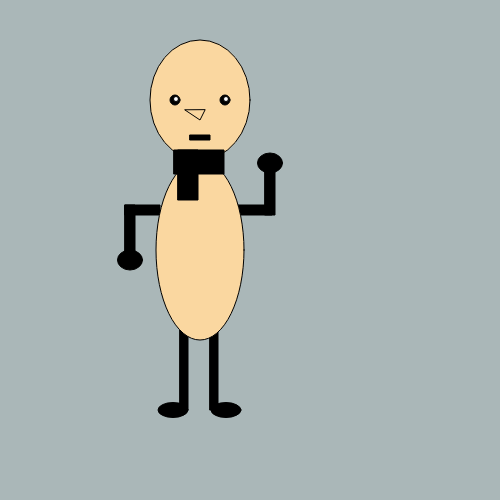
Frame 1 (no input)
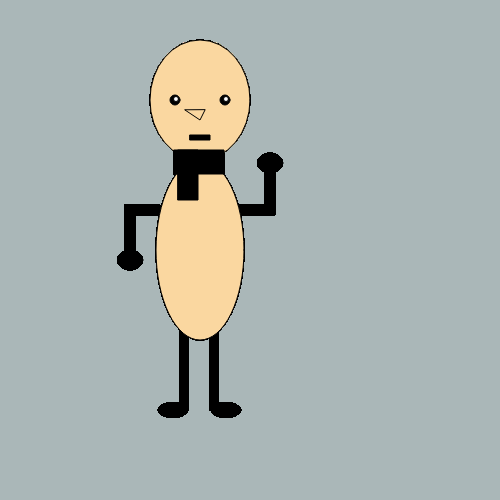
Frame 60 (no input)
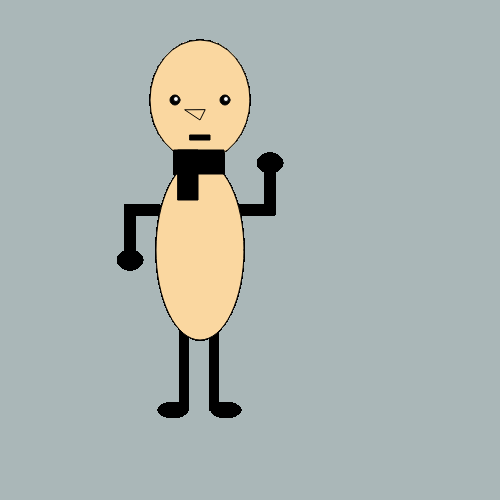
Frame 120 (the mouse pressed at the canvas centre since frame 60)

The p5.js sketch that drew these frames (run headless with seeded random() and noise() and a simulated clock; from frame 60 on, the mouse is pressed at the canvas centre):

// p5.js sketch
// ── sketch.js
function setup() {
  createCanvas(500, 500);
  background(170, 183, 184);

}

function draw() {
  me();
}



function me() {
    // Head
    fill(250, 215, 160);
    ellipse(200, 100, 100, 120);


    // Eyes
    push();
    fill(0);
    ellipse(225, 100, 10, 10);
    ellipse(175, 100, 10, 10);
    pop();

    // Pupils
    push();
    fill(255);
    ellipse(226, 99, 5, 5);
    ellipse(176, 99, 5, 5);
    pop();

    // Mouth
    push();
    fill(0);
    rect(190, 135, 20, 5);
    pop();

    // nose
    push();
    triangle(205, 110, 200, 120, 185, 110);
    pop();

    // Left leg
    fill(0);
    push();
    rect(180, 330, 8, 80);
    pop();

    // right leg
    push();
    rect(210, 330, 8, 80);
    pop();

    // left foot
    push();
    ellipse(173, 410, 30, 15);
    pop();

    // right foot
    push();
    ellipse(226, 410, 30, 15);
    pop();

    // left arm
    fill(0);
    push();
    rect(125, 205, 35, 10);
    pop();

    // left arm extended
    push();
    rect(125, 205, 10, 55);
    pop();

    // right arm
    push();
    rect(237, 205, 35, 10);
    pop();

    // right arm extended
    push();
    rect(265, 160, 10, 55);
    pop();

    // left hand
    push();
    ellipse(130, 260, 25, 20);
    pop();

    // right hand
    push();
    ellipse(270, 163, 25, 20);
    pop();

    // body
    fill(250, 215, 160);
    push();
    ellipse(200, 250, 88, 180);
    pop();

    // scarf
    fill(0);
    push();
    rect(174, 150, 50, 24);
    pop();

    // scarf bottom
    push();
    rect(178, 150, 20, 50);
    pop();
  }
